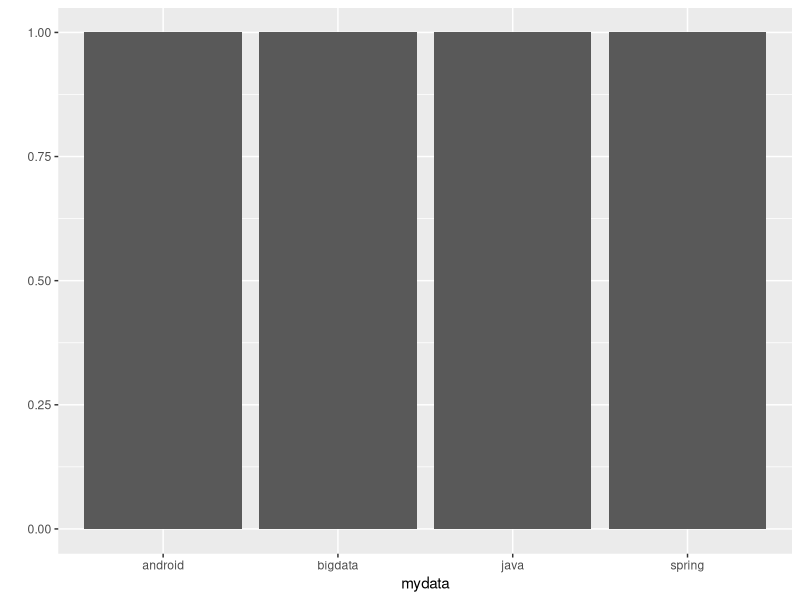
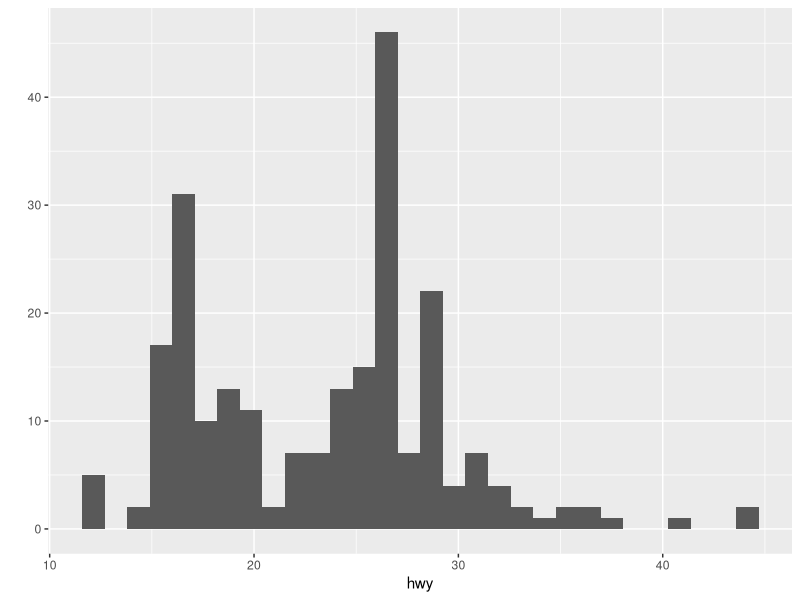
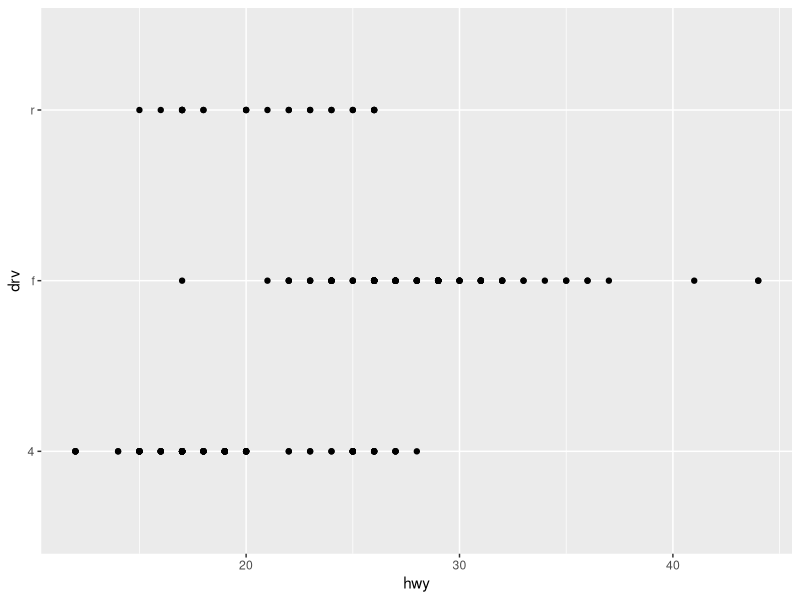
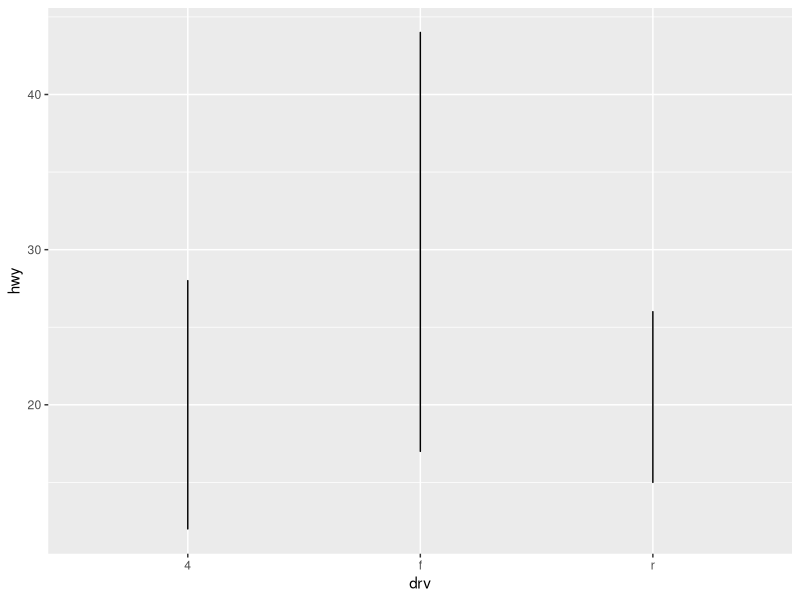
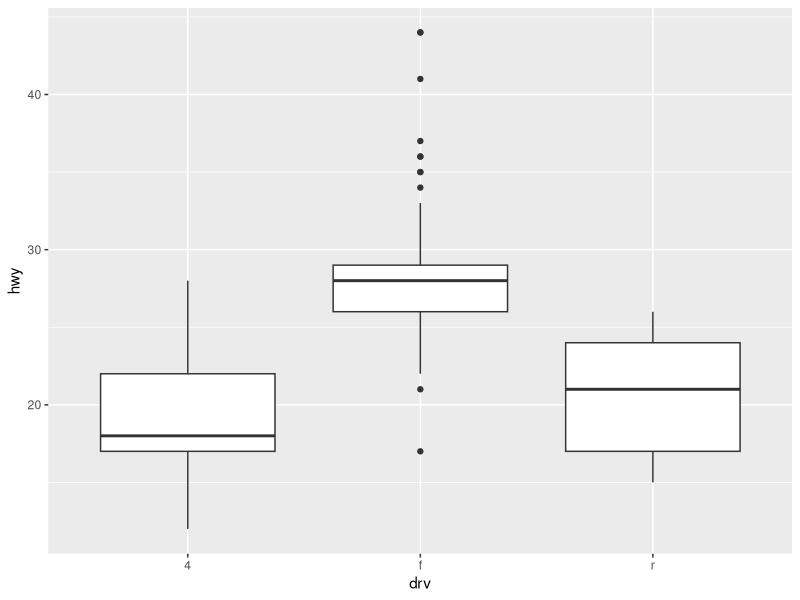
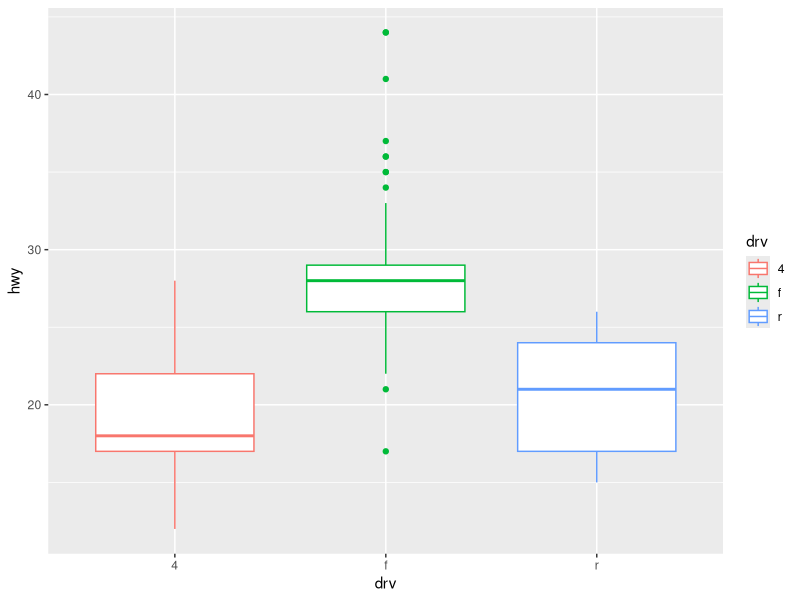

Write the R code that produced these figures, in order.
install.packages("ggplot2")
library("ggplot2")

mydata <- c("java","spring","bigdata","android")
qplot(mydata)
qplot(data=mpg,x=hwy)#mpg:들어가있는 예제데이터이름.  x는 컬럼명명

qplot(data=mpg,x=hwy,y=drv)#mpg:들어가있는 예제데이터이름.  

qplot(data=mpg,x=drv,y=hwy,geom="line")

qplot(data=mpg,x=drv,y=hwy,geom="boxplot")

qplot(data=mpg,x=drv,y=hwy,geom="boxplot",colour=drv)
